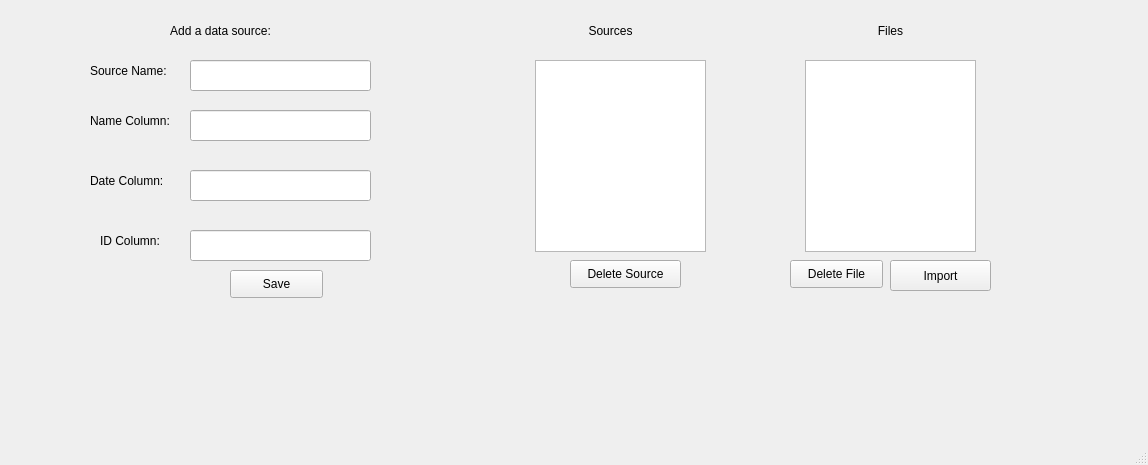
<?xml version="1.0" encoding="UTF-8"?>
<ui version="4.0">
 <class>Dialog</class>
 <widget class="QMainWindow" name="Dialog">
  <property name="geometry">
   <rect>
    <x>0</x>
    <y>0</y>
    <width>1148</width>
    <height>465</height>
   </rect>
  </property>
  <property name="windowTitle">
   <string>Project Elevate</string>
  </property>
  <widget class="QWidget" name="centralwidget">
   <widget class="QPushButton" name="importButton">
    <property name="geometry">
     <rect>
      <x>890</x>
      <y>260</y>
      <width>101</width>
      <height>31</height>
     </rect>
    </property>
    <property name="text">
     <string>Import</string>
    </property>
   </widget>
   <widget class="QListWidget" name="fileList">
    <property name="geometry">
     <rect>
      <x>805</x>
      <y>60</y>
      <width>171</width>
      <height>192</height>
     </rect>
    </property>
   </widget>
   <widget class="QPushButton" name="deleteFileBtn">
    <property name="geometry">
     <rect>
      <x>790</x>
      <y>260</y>
      <width>93</width>
      <height>28</height>
     </rect>
    </property>
    <property name="text">
     <string>Delete File</string>
    </property>
   </widget>
   <widget class="QLineEdit" name="idColEdit">
    <property name="geometry">
     <rect>
      <x>190</x>
      <y>230</y>
      <width>181</width>
      <height>31</height>
     </rect>
    </property>
    <property name="text">
     <string/>
    </property>
   </widget>
   <widget class="QLabel" name="label_3">
    <property name="geometry">
     <rect>
      <x>90</x>
      <y>170</y>
      <width>101</width>
      <height>21</height>
     </rect>
    </property>
    <property name="text">
     <string>Date Column:</string>
    </property>
   </widget>
   <widget class="QPushButton" name="saveSourceBtn">
    <property name="geometry">
     <rect>
      <x>230</x>
      <y>270</y>
      <width>93</width>
      <height>28</height>
     </rect>
    </property>
    <property name="text">
     <string>Save</string>
    </property>
   </widget>
   <widget class="QLineEdit" name="sourceNameEdit">
    <property name="geometry">
     <rect>
      <x>190</x>
      <y>60</y>
      <width>181</width>
      <height>31</height>
     </rect>
    </property>
    <property name="text">
     <string/>
    </property>
   </widget>
   <widget class="QLineEdit" name="dateColEdit">
    <property name="geometry">
     <rect>
      <x>190</x>
      <y>170</y>
      <width>181</width>
      <height>31</height>
     </rect>
    </property>
    <property name="text">
     <string/>
    </property>
   </widget>
   <widget class="QLabel" name="label_2">
    <property name="geometry">
     <rect>
      <x>90</x>
      <y>60</y>
      <width>101</width>
      <height>21</height>
     </rect>
    </property>
    <property name="text">
     <string>Source Name:</string>
    </property>
   </widget>
   <widget class="QLabel" name="label_5">
    <property name="geometry">
     <rect>
      <x>60</x>
      <y>10</y>
      <width>321</width>
      <height>41</height>
     </rect>
    </property>
    <property name="text">
     <string>Add a data source:</string>
    </property>
    <property name="alignment">
     <set>Qt::AlignCenter</set>
    </property>
   </widget>
   <widget class="QLineEdit" name="nameColEdit">
    <property name="geometry">
     <rect>
      <x>190</x>
      <y>110</y>
      <width>181</width>
      <height>31</height>
     </rect>
    </property>
    <property name="text">
     <string/>
    </property>
   </widget>
   <widget class="QLabel" name="label_4">
    <property name="geometry">
     <rect>
      <x>100</x>
      <y>230</y>
      <width>101</width>
      <height>21</height>
     </rect>
    </property>
    <property name="text">
     <string>ID Column:</string>
    </property>
   </widget>
   <widget class="QLabel" name="label_6">
    <property name="geometry">
     <rect>
      <x>90</x>
      <y>110</y>
      <width>101</width>
      <height>21</height>
     </rect>
    </property>
    <property name="text">
     <string>Name Column:</string>
    </property>
   </widget>
   <widget class="QLabel" name="actionLabel">
    <property name="geometry">
     <rect>
      <x>210</x>
      <y>380</y>
      <width>521</width>
      <height>16</height>
     </rect>
    </property>
    <property name="text">
     <string/>
    </property>
   </widget>
   <widget class="QListWidget" name="sourceList">
    <property name="geometry">
     <rect>
      <x>535</x>
      <y>60</y>
      <width>171</width>
      <height>192</height>
     </rect>
    </property>
   </widget>
   <widget class="QPushButton" name="deleteSourceBtn">
    <property name="geometry">
     <rect>
      <x>570</x>
      <y>260</y>
      <width>111</width>
      <height>28</height>
     </rect>
    </property>
    <property name="text">
     <string>Delete Source</string>
    </property>
   </widget>
   <widget class="QLabel" name="label_7">
    <property name="geometry">
     <rect>
      <x>450</x>
      <y>10</y>
      <width>321</width>
      <height>41</height>
     </rect>
    </property>
    <property name="text">
     <string>Sources</string>
    </property>
    <property name="alignment">
     <set>Qt::AlignCenter</set>
    </property>
   </widget>
   <widget class="QLabel" name="label_8">
    <property name="geometry">
     <rect>
      <x>730</x>
      <y>10</y>
      <width>321</width>
      <height>41</height>
     </rect>
    </property>
    <property name="text">
     <string>Files</string>
    </property>
    <property name="alignment">
     <set>Qt::AlignCenter</set>
    </property>
   </widget>
  </widget>
  <widget class="QMenuBar" name="menubar">
   <property name="geometry">
    <rect>
     <x>0</x>
     <y>0</y>
     <width>1148</width>
     <height>37</height>
    </rect>
   </property>
  </widget>
  <widget class="QStatusBar" name="statusbar"/>
 </widget>
 <resources/>
 <connections/>
</ui>
